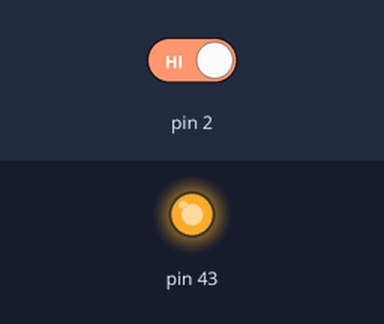
The sketch below on a simulated Arduino Mega 2560, built with avr-gcc and run on an emulated ATmega2560. Parts: output pins drawn as LEDs (lit = HIGH). The test bench sets the inputs (shaded band); at power-on: pin 2 HIGH.

Above: at 1.2 s.
1.3 s: pin 2 driven LOW
At 1.7 s:
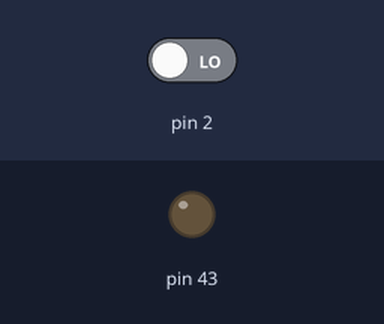
Timing chart, 0 to 4.3 s (numbered marks = the images above; inputs shaded):
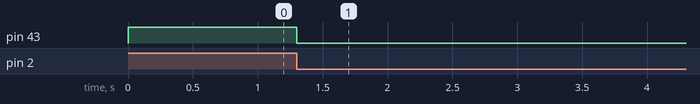

Measured:
- after the input at 1.3 s, pin 43: HIGH → LOW at once

The sketch:

exit.ino
```cpp
// 按键中断服务程序，当按键中断触发时自动调用
void key_int_isr(void)
{
  digitalWrite(43, !digitalRead(43));
}

void setup() {
  pinMode(43, OUTPUT);
  digitalWrite(43, HIGH);
  pinMode(0, INPUT_PULLUP);

  attachInterrupt(0, key_int_isr, FALLING);
}

void loop() {
  delay(1000000);
}
```
